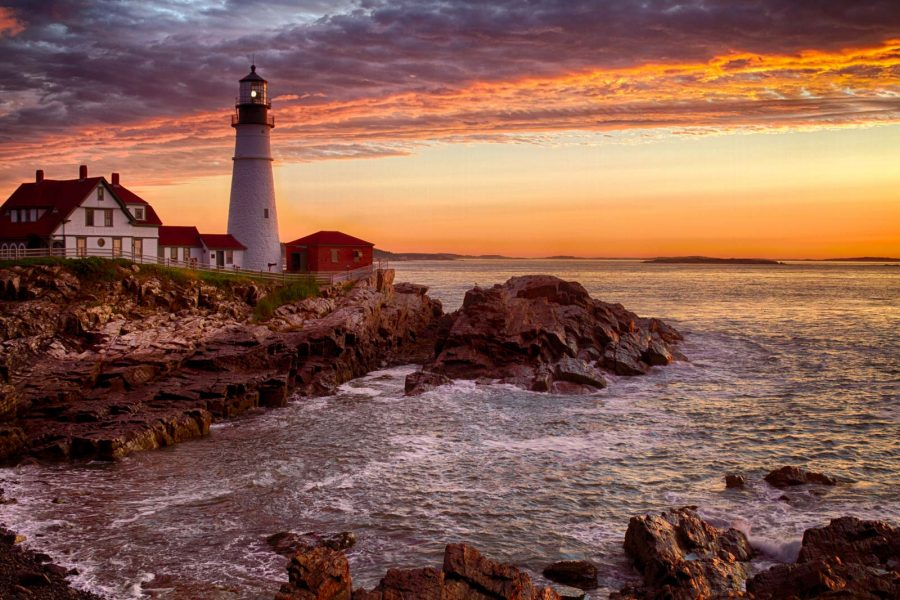
%> input picture img_source/5.jpg, 900 x 600 px
$ octave Sharpening_Filter.m   (GNU Octave 9; MATLAB toolbox functions it lacks are replaced by stand-ins)
%> lines starting %> are read from the running program, lines starting %| are printed output that depends on the picture
% EE368/CS232 Digital Image Processing
% Bernd Girod
% Department of Electrical Engineering, Stanford University

% Script by Qiyuan Tian and David Chen
% Sharpening filter

clear, clc, close all

% Load test image
img = im2double(imread('D:\Matlab-Digital-Image-Processing\img_source\5.jpg'));

% Apply two different sharpening filters
h1 = [0, -1, 0; -1, 8, -1; 0, -1, 0] / 4;
h2 = [0, -1, 0; -1, 5, -1; 0, -1, 0];
filteredImg1 = imfilter(img, h1, 'replicate');
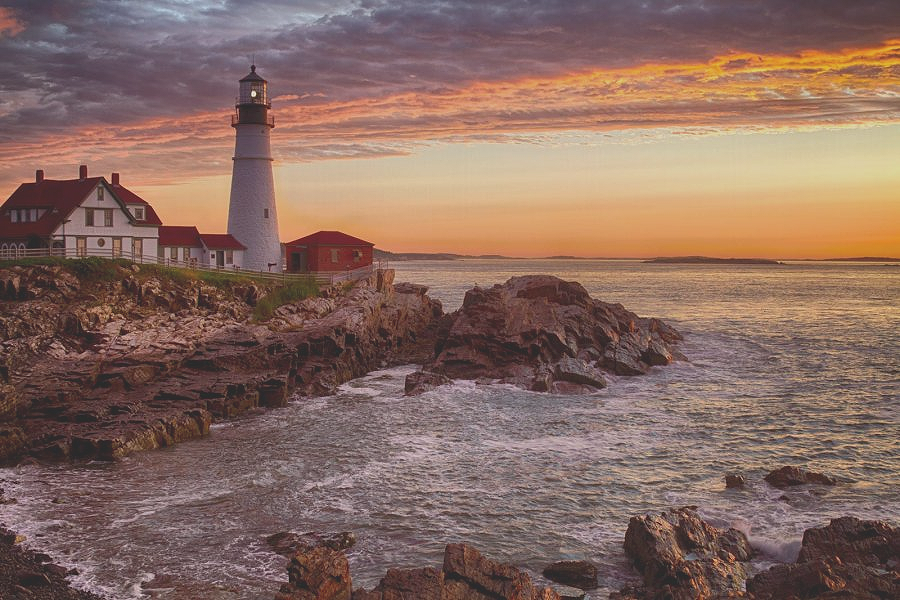
%> filteredImg1: size 600x900x3 double; mean R, G, B 0.529, 0.366, 0.308; mean of the top-left, top-right, bottom-left and bottom-right quarters 0.424, 0.559, 0.267, 0.353; drawn with min black and max white
filteredImg2 = imfilter(img, h2, 'replicate');
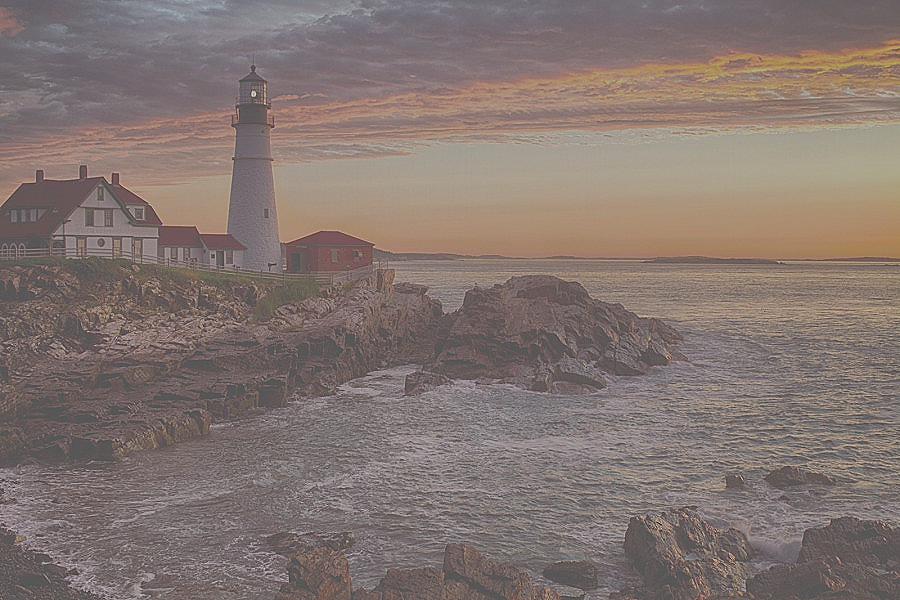
%> filteredImg2: size 600x900x3 double; mean R, G, B 0.529, 0.366, 0.308; mean of the top-left, top-right, bottom-left and bottom-right quarters 0.424, 0.559, 0.268, 0.353; drawn with min black and max white

% Show images
figure(1), clf;
subplot(1, 2, 1), imshow(img); title('Original Image');
subplot(1, 2, 2), imshow(filteredImg1); title('Filtered Image');
figure(2), clf;
subplot(1, 2, 1), imshow(img); title('Original Image');
subplot(1, 2, 2), imshow(filteredImg2); title('Filtered Image');
%> after `imshow(filteredImg2)`:
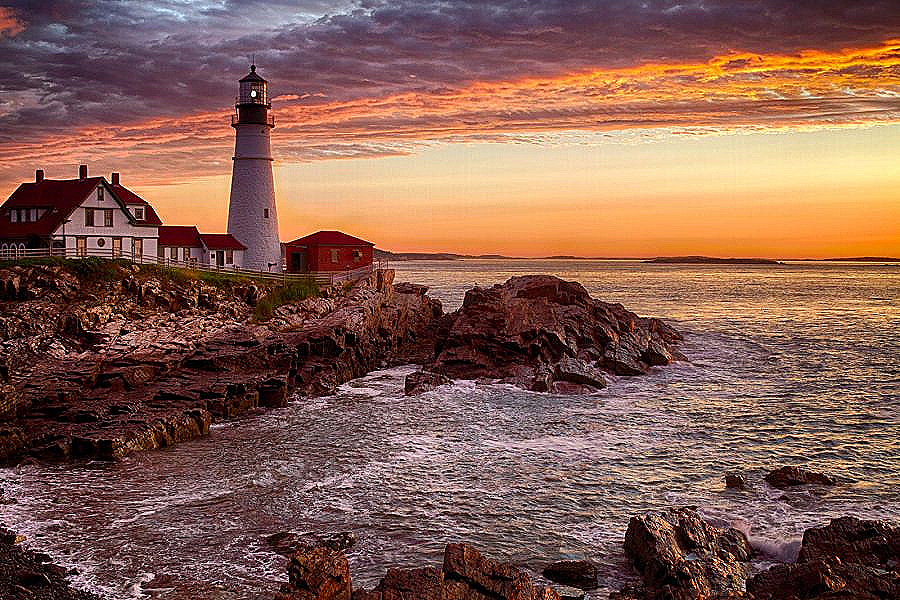
%> displayed picture: size 600x900x3, on the screen's scale of 0 to 255; mean R, G, B 134.4, 95.2, 81

% Define frequency responses
[wx,wy] = meshgrid(-3 : 0.1 : 3, -3 : 0.1 : 3);
H1 = 2 - 0.5 * cos(wx) - 0.5 * cos(wy);
H2 = 5 - 2 * cos(wx) - 2 * cos(wy);

% Show magnitude of frequency response
figure(3), clf;
surf(wx/pi, wy/pi, abs(H1));
set(gca, 'XTick', -1 : 1/2 : 1, 'YTick', -1 : 1/2 : 1);
xlabel('\omega_x / \pi'); ylabel('\omega_y / \pi'); zlabel('| H(\omega_x, \omega_y) |');
%> after `zlabel('| H(\omega_x, \omega_y) |')`:
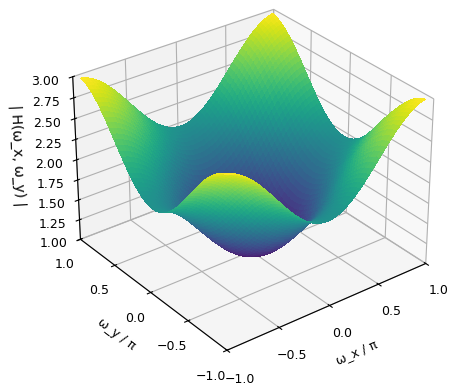
%> figure redrawn from the program's plot data
figure(4), clf;
surf(wx/pi, wy/pi, abs(H2));
set(gca, 'XTick', -1 : 1/2 : 1, 'YTick', -1 : 1/2 : 1);
xlabel('\omega_x / \pi'); ylabel('\omega_y / \pi'); zlabel('| H(\omega_x, \omega_y) |');
%> after `zlabel('| H(\omega_x, \omega_y) |')`:
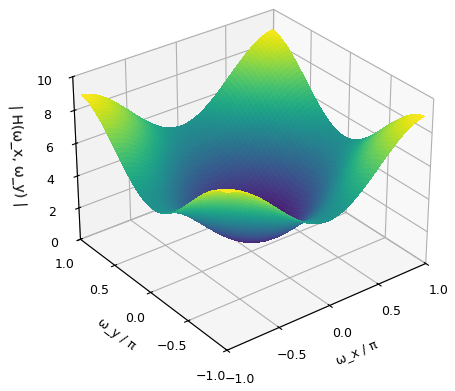
%> figure redrawn from the program's plot data

% Save images
imwrite(filteredImg1, 'Sharpening_Filter_1.png');
imwrite(filteredImg2, 'Sharpening_Filter_2.png');

$ run again, with img_source/1.jpg copied over img_source/5.jpg
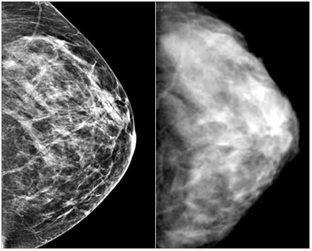
%> input picture img_source/1.jpg, 312 x 251 px
%> `filteredImg2 = imfilter(img, h2, 'replicate');`:
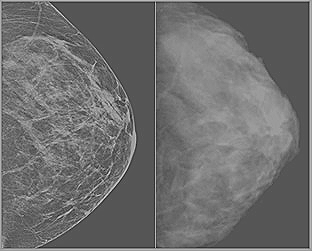
%> filteredImg2: size 251x312x3 double; min -1.24, max 2.44, mean 0.359; drawn with min black and max white
%> `imshow(filteredImg2)`:
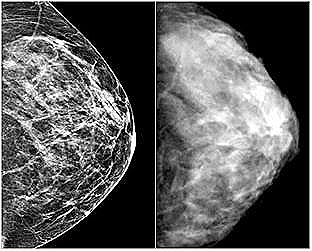
%> displayed picture: size 251x312x3, on the screen's scale of 0 to 255; min 0, max 255, mean 91.7

$ run again, with img_source/10.jpg copied over img_source/5.jpg
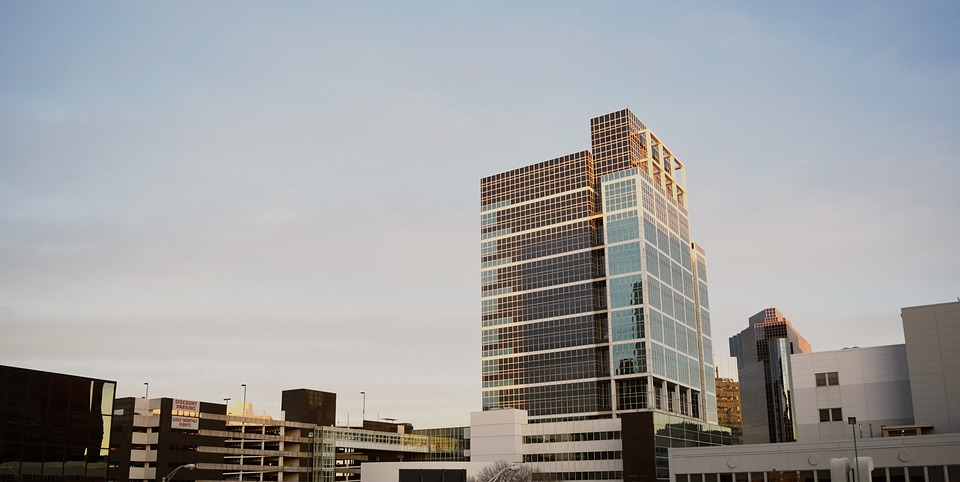
%> input picture img_source/10.jpg, 960 x 482 px
%> `filteredImg2 = imfilter(img, h2, 'replicate');`:
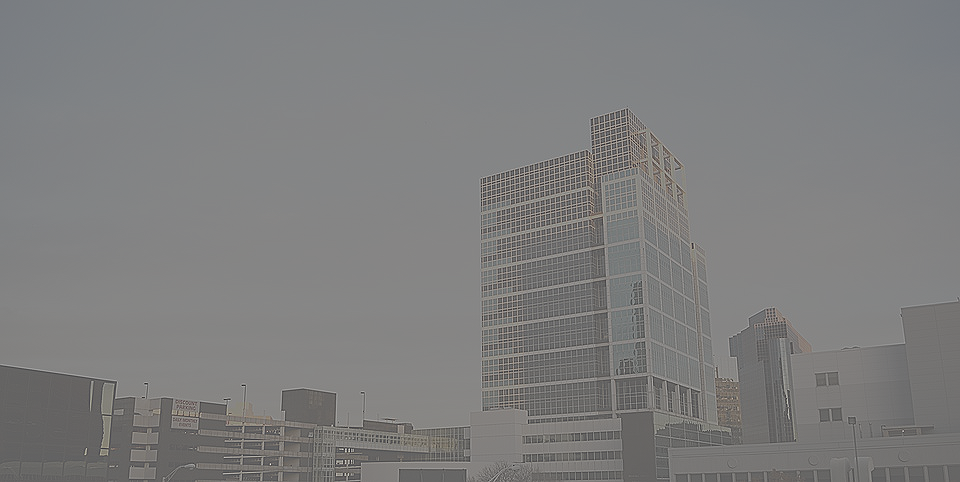
%> filteredImg2: size 482x960x3 double; mean R, G, B 0.619, 0.62, 0.622; mean of the top-left, top-right, bottom-left and bottom-right quarters 0.74, 0.683, 0.592, 0.466; drawn with min black and max white
%> `imshow(filteredImg2)`:
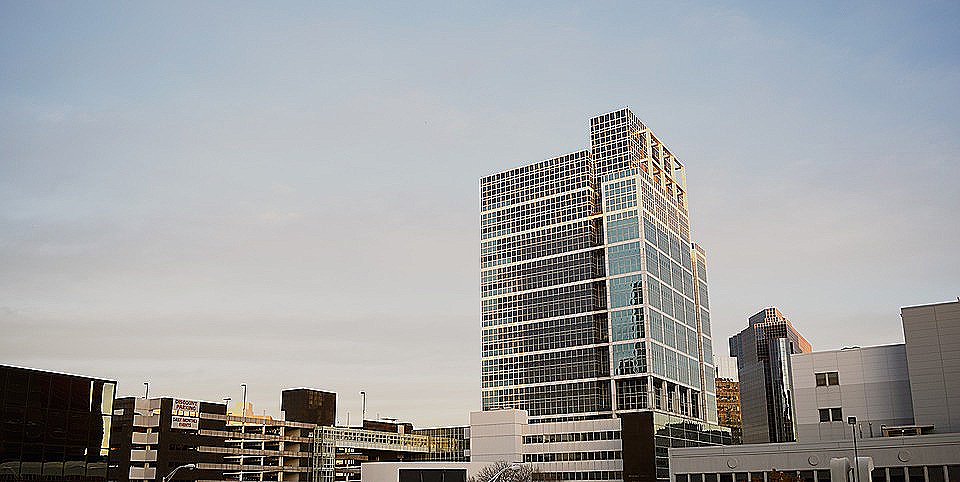
%> displayed picture: size 482x960x3, on the screen's scale of 0 to 255; mean R, G, B 158.5, 159.9, 161.3

$ run again, with img_source/11.jpg copied over img_source/5.jpg
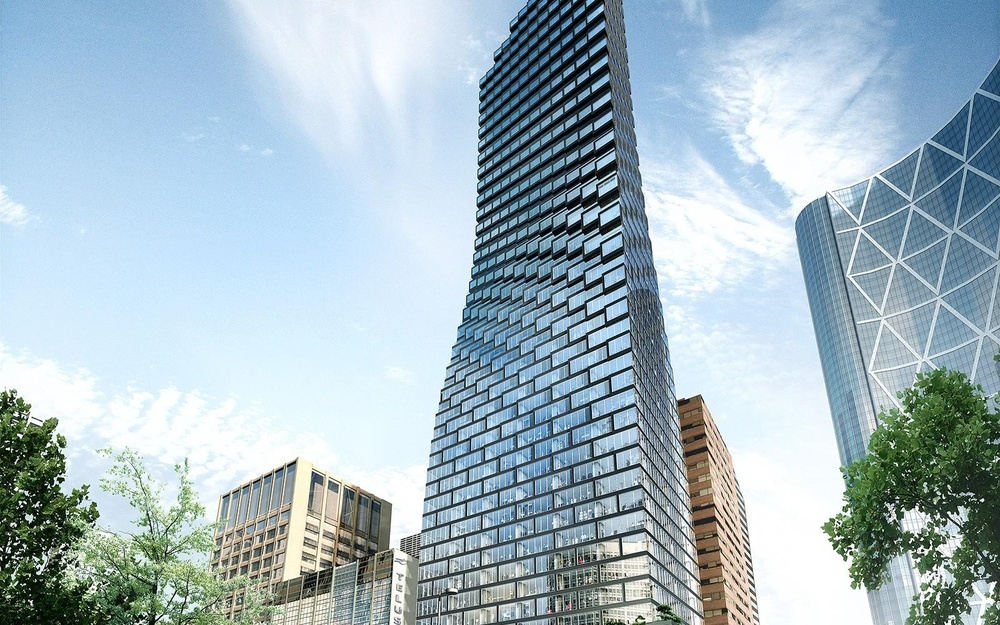
%> input picture img_source/11.jpg, 1000 x 625 px, shrunk from 1600 x 1000 before the run
%> `filteredImg2 = imfilter(img, h2, 'replicate');`:
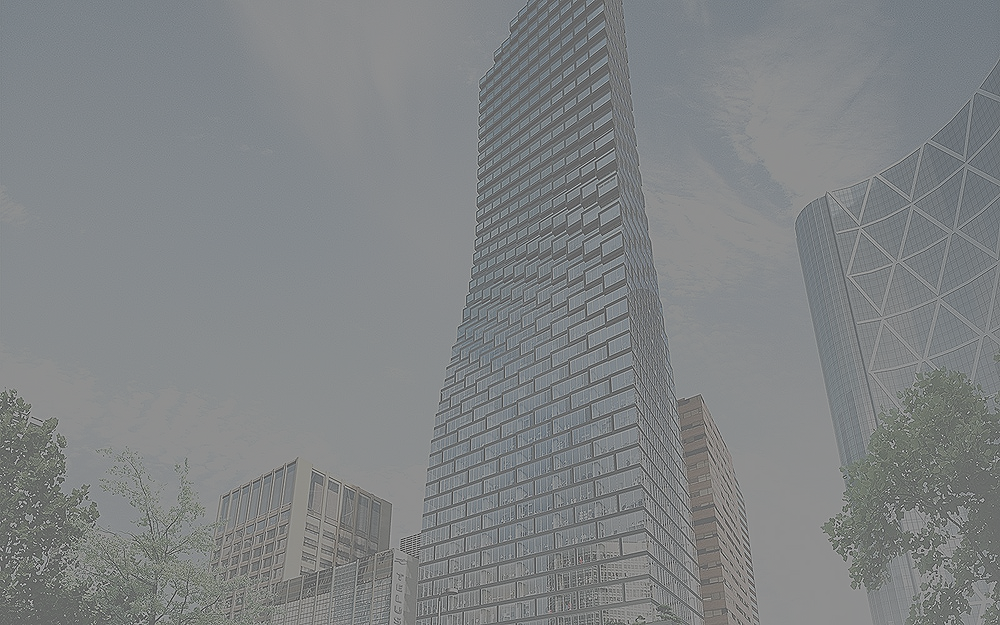
%> filteredImg2: size 625x1000x3 double; mean R, G, B 0.641, 0.722, 0.759; mean of the top-left, top-right, bottom-left and bottom-right quarters 0.843, 0.635, 0.724, 0.628; drawn with min black and max white
%> `imshow(filteredImg2)`:
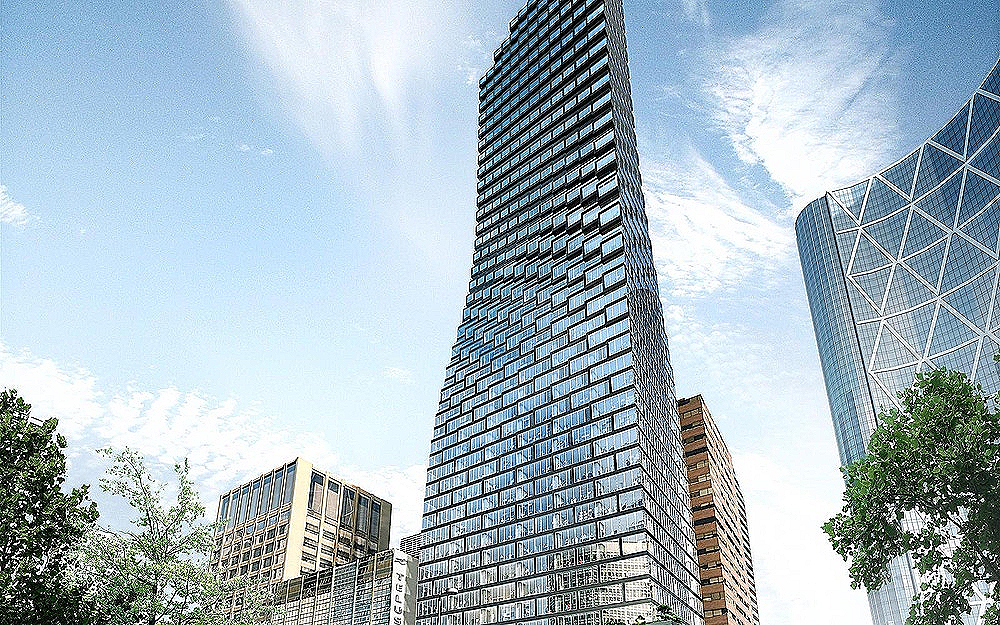
%> displayed picture: size 625x1000x3, on the screen's scale of 0 to 255; mean R, G, B 164.9, 182.8, 192.3
